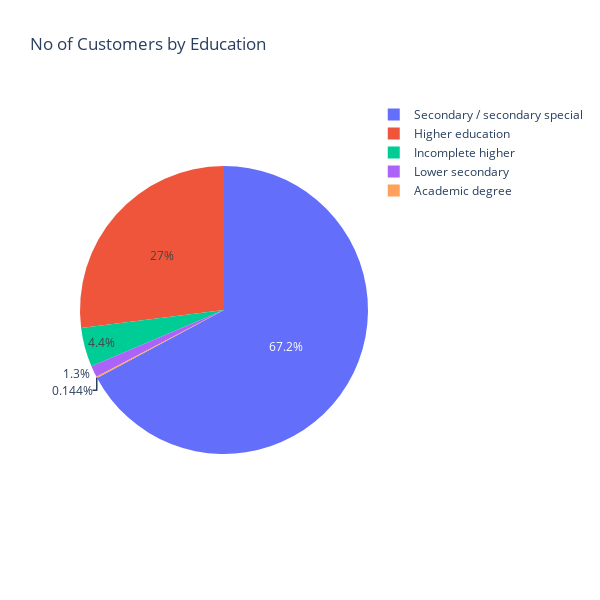

Write notebook code for a chart like this one.
### Code cell
fig = px.pie(cc, names='Education', title='No of Customers by Education',width=600,height=600)
fig.show()

### Figure 1 — Plotly figure (JSON) as saved in the notebook; plotly's stock layout.template omitted (floating-point values rounded to 4 significant figures; data arrays with more than 128 entries replaced by an {"elided": "..."} marker saying what was removed)
{"data": [{"domain": {"x": [0, 1], "y": [0, 1]}, "hovertemplate": "Education=%{label}<extra></extra>", "labels": {"elided": "1386 str values"}, "legendgroup": "", "name": "", "showlegend": true, "type": "pie"}], "layout": {"height": 600, "legend": {"tracegroupgap": 0}, "title": {"text": "No of Customers by Education"}, "width": 600}}
